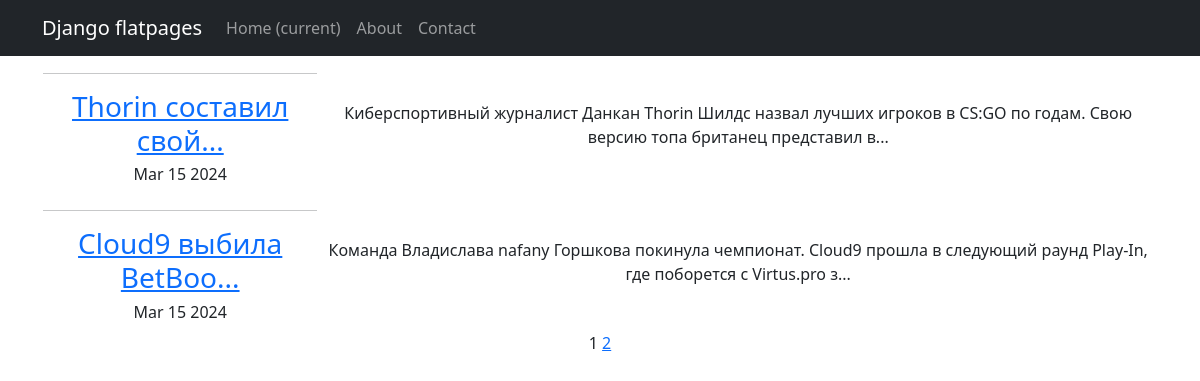
Page /news/ on the committed database.
### news/models.py (models this page shows, shortened)
class Post(models.Model):
    content_type = models.CharField(max_length = 2,
                                  choices = CONTENT_TYPE,
                                  default = article)
    author = models.ForeignKey("Author", on_delete = models.CASCADE)
    datetime = models.DateTimeField(auto_now_add=True)
    category = models.ManyToManyField("Category")
    title = models.TextField()
    text = models.TextField()
    rating = models.FloatField(default=0)

### news/views.py (the view)
# urls.py: path('news/', PostsList.as_view()),
class PostsList(ListView):
    queryset = Post.objects.order_by('datetime')
    template_name = 'news.html'
    context_object_name = 'news'
    paginate_by = 2
    def get_queryset(self):
        queryset = super().get_queryset()
        self.filterset = PostFilter(self.request.GET, queryset)
        return self.filterset.qs
    def get_context_data(self, **kwargs):
        context = super().get_context_data(**kwargs)
        context['filterset'] = self.filterset
        return context

### news/templatetags/custom_filters.py (called while the page is built)
@register.filter()
def preview_title(text):
    return f"{text[:20]}..."

@register.filter()
def preview_text(text):
    return f"{text[:124]}..."

### templates/news.html (shortened to what this page needs)
{% extends 'flatpages/default.html' %}
{% load custom_filters %}
{% block content %}
   {% if news %}
        <table>
            {% for post in news %}
                <tr>
                    <td>
                        <hr>
                        <h3>
                            <a href="{{post.id}}">{{ post.title|preview_title }}</a>
                        </h3>
                        <h6>{{ post.datetime|date:'M d Y' }}</h6>
                        <td>{{ post.text|preview_text }}</td>
                    </td>
                </tr>
            {% endfor %}
        </table>
   {% else %}
       <h2>Статей нет!</h2>
        <h5>Ну же! Напишите свою первую статью!</h5>
   {% endif %}
   {{ page_obj.number }}
   {% if page_obj.has_next %}
       <a href="?page={{ page_obj.next_page_number }}">{{ page_obj.next_page_number }}</a>
   {% endif %}
{% endblock content %}

### rows in the picture
Post: title|preview_title "Thorin составил свой...", datetime "Mar 15 2024", text|preview_text "Киберспортивный журналист Данкан Thorin Шилдс назвал лучших игроков в CS:GO по годам. Свою версию топа британец представил в..."
Post: title|preview_title "Cloud9 выбила BetBoo...", datetime "Mar 15 2024", text|preview_text "Команда Владислава nafany Горшкова покинула чемпионат. Cloud9 прошла в следующий раунд Play-In, где поборется с Virtus.pro з..."

### other values in the picture
{{ page_obj.number }} "1"
{{ page_obj.next_page_number }} "2"
